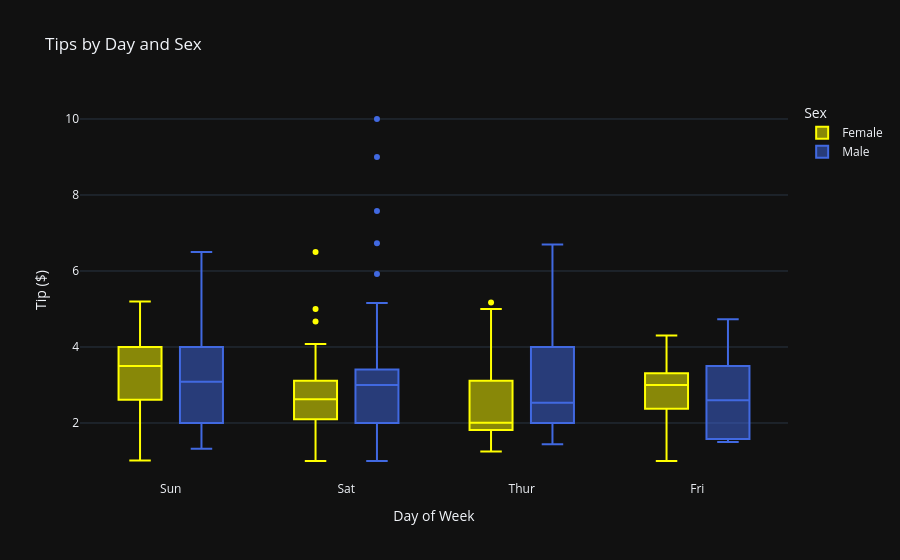

Notebook code cell kept with this figure:
### Markdown cell above
---

**6. Інтерактивний box plot: чайові за днями та статтю**

Створіть інтерактивний box plot для чайових за днями тижня з розбивкою за кольором по статі.

### Code cell
fig = px.box(
    df,
    x="day",
    y="tip",
    color="sex",
     color_discrete_map={
        "Female": "yellow",
        "Male": "royalblue"
    },
    title="Tips by Day and Sex",
    labels={
        "day": "Day of Week",
        "tip": "Tip ($)",
        "sex": "Sex"
    }
)


fig.show()

### Figure 1 — Plotly figure (JSON) as saved in the notebook; plotly's stock layout.template omitted (floating-point values rounded to 4 significant figures; data arrays with more than 128 entries replaced by an {"elided": "..."} marker saying what was removed)
{"data": [{"alignmentgroup": "True", "hovertemplate": "Sex=Female<br>Day of Week=%{x}<br>Tip ($)=%{y}<extra></extra>", "legendgroup": "Female", "marker": {"color": "yellow"}, "name": "Female", "notched": false, "offsetgroup": "Female", "orientation": "v", "showlegend": true, "x": ["Sun", "Sun", "Sun", "Sun", "Sun", "Sun", "Sat", "Sat", "Sat", "Sat", "Sat", "Sat", "Sun", "Sun", "Sat", "Sat", "Sat", "Sat", "Sat", "Sat", "Sat", "Thur", "Thur", "Fri", "Fri", "Fri", "Fri", "Fri", "Sat", "Sat", "Sat", "Sat", "Sat", "Sun", "Sun", "Thur", "Thur", "Thur", "Thur", "Thur", "Thur", "Thur", "Thur", "Thur", "Thur", "Thur", "Thur", "Thur", "Thur", "Thur", "Thur", "Thur", "Thur", "Thur", "Thur", "Thur", "Thur", "Sun", "Sun", "Sun", "Sun", "Sun", "Sat", "Sat", "Sun", "Sun", "Sun", "Thur", "Thur", "Thur", "Thur", "Thur", "Thur", "Thur", "Sat", "Sat", "Sat", "Sat", "Sat", "Fri", "Fri", "Fri", "Fri", "Sat", "Sat", "Sat", "Thur"], "x0": " ", "xaxis": "x", "y": [1.01, 3.61, 5.0, 3.02, 1.67, 3.5, 2.75, 2.23, 3.0, 3.0, 2.45, 3.07, 2.6, 5.2, 1.5, 2.47, 1.0, 3.0, 3.14, 5.0, 2.2, 1.83, 5.17, 1.0, 4.3, 3.25, 2.5, 3.0, 2.5, 3.48, 4.08, 4.0, 1.0, 4.0, 3.5, 1.5, 1.8, 2.92, 1.68, 2.52, 4.2, 2.0, 2.0, 2.83, 1.5, 2.0, 3.25, 1.25, 2.0, 2.0, 2.75, 3.5, 5.0, 2.3, 1.5, 1.36, 1.63, 5.14, 3.75, 2.61, 2.0, 3.0, 1.61, 2.0, 4.0, 3.5, 3.5, 4.19, 5.0, 2.0, 2.01, 2.0, 2.5, 3.23, 2.23, 2.5, 6.5, 1.1, 3.09, 3.48, 3.0, 2.5, 2.0, 2.88, 4.67, 2.0, 3.0], "y0": " ", "yaxis": "y", "type": "box"}, {"alignmentgroup": "True", "hovertemplate": "Sex=Male<br>Day of Week=%{x}<br>Tip ($)=%{y}<extra></extra>", "legendgroup": "Male", "marker": {"color": "royalblue"}, "name": "Male", "notched": false, "offsetgroup": "Male", "orientation": "v", "showlegend": true, "x": {"elided": "157 str values"}, "x0": " ", "xaxis": "x", "y": {"elided": "157 float values"}, "y0": " ", "yaxis": "y", "type": "box"}], "layout": {"xaxis": {"anchor": "y", "domain": [0.0, 1.0], "title": {"text": "Day of Week"}}, "yaxis": {"anchor": "x", "domain": [0.0, 1.0], "title": {"text": "Tip ($)"}}, "legend": {"title": {"text": "Sex"}, "tracegroupgap": 0}, "title": {"text": "Tips by Day and Sex"}, "boxmode": "group"}}
